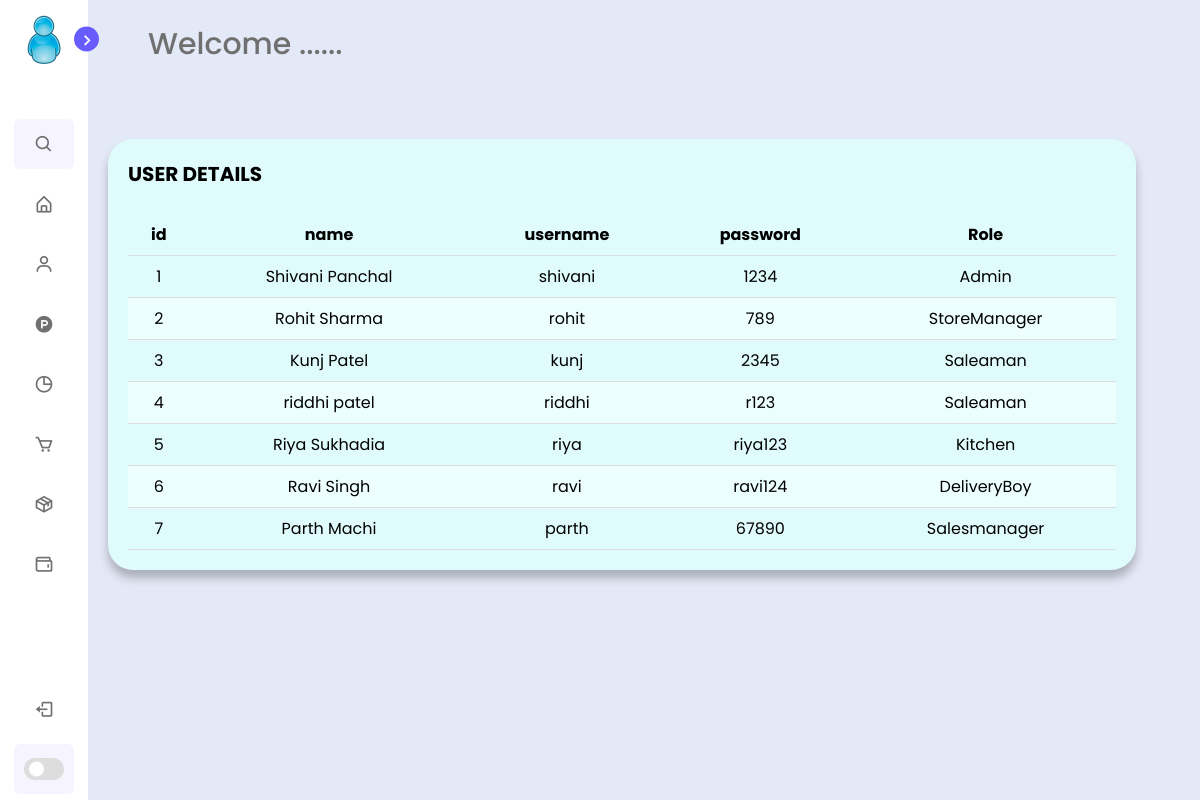
Page /userdetails.php on the earlier database version.
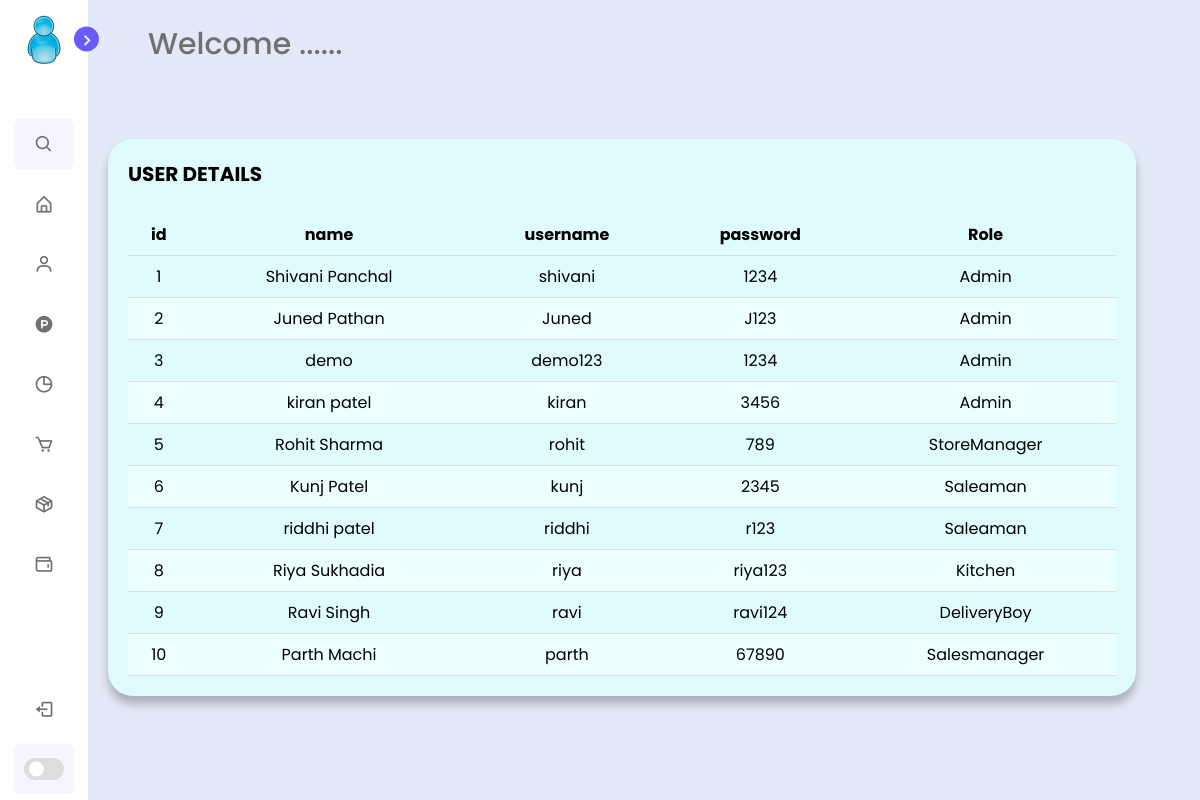
Same page on the later database version.
### tables this page shows
CREATE TABLE `userdetails` (
  `id` int(6) NOT NULL,
  `name` varchar(255) NOT NULL,
  `username` varchar(255) NOT NULL,
  `password` varchar(255) NOT NULL,
  `role` int(6) NOT NULL
);

### userdetails.php (the view, shortened to what this page needs)
<?php
include_once ('./Database/mydb.php');
$result = mysqli_query($connection,"SELECT * FROM userdetails ORDER BY role ASC");
?>
<!DOCTYPE html>
<html lang="en">
    <head>
        <link rel="stylesheet" href="./css/mystyle.css">
        <link href='https://unpkg.com/boxicons@2.1.1/css/boxicons.min.css' rel='stylesheet'>
        <link rel="stylesheet" href="https://cdnjs.cloudflare.com/ajax/libs/font-awesome/4.7.0/css/font-awesome.min.css">
    </head>
    <body>
        <?php
        include './admin/asidebar.php';
        ?>
        <section class="home">
            <div class="text"> Welcome ...... </div>
                <br /><br />
                <div class="col-div-8">
                    <div class="box-8">
                        <div class="content-box">
                            <p><b> USER DETAILS </b></p>
                            <br/>
                            <table >
                                <thead>
                                    <th>id</th>
                                    <th>name</th>
                                    <th>username</th>
                                    <th>password</th>
                                    <th>Role</th>
                                </thead>
                                <tbody>
                                    <?php $counter=1;
                                    while($res = mysqli_fetch_array($result)){
                                        ?>
                                    <tr>
                                        <td> <?php echo $counter ?></td>
                                        <td> <?php echo $res['name'] ?></td>
                                        <td> <?php echo $res['username'] ?></td>
                                        <td> <?php echo $res['password'] ?></td>
                                        <td><?php if($res['role']==1){
                                                     echo 'Admin';
                              }
                            if($res['role']==2){
                          echo 'StoreManager';
                         }
                           if($res['role']==3){
                          echo 'Saleaman';
                           }
                           if($res['role']==4){
                             echo 'Kitchen';
                        }
                           if($res['role']==5){
                          echo 'DeliveryBoy';
                            }
                         if($res['role']==6){
                           echo 'Salesmanager';
                           }?></td>
                            </tr> <?php $counter++; } ?>
                     </tbody>
                            </table>
                        </div>
                    </div>
                </div>
        </section>
    </body>
</html>

### admin/asidebar.php (shortened to what this page needs)
<nav class="sidebar close">
        <header>
            <div class="image-text">
                <span class="image">
                    <img src="./images/user.png" alt="user icon">
                </span>
            </div>
            <i class='bx bx-chevron-right toggle'></i>
        </header>
        <div class="menu-bar">
            <div class="menu">
                <li class="search-box">
                    <i class='bx bx-search icon'></i>
                </li>
                <ul class="menu-links">
                    <li class="nav-link">
                        <a href="admindash.php">
                            <i class='bx bx-home-alt icon' ></i>
                        </a>
                    </li>
                    <li class="nav-link">
                        <a href="user.php">
                            <i class='bx bx-user icon' ></i>
                        </a>
                    </li>
                    <li class="nav-link">
                        <a href="product.php">
                            <i class='bx bxl-product-hunt icon'></i>
                        </a>
                    </li>
                    <li class="nav-link">
                        <a href="vendor.php">
                            <i class='bx bx-pie-chart-alt icon' ></i>
                        </a>
                    </li>
                    <li class="nav-link">
                        <a href="torder.php">
                            <i class='bx bx-cart icon' ></i>
                        </a>
                    </li>
                    <li class="nav-link">
                        <a href="tdelivery.php">
                            <i class='bx bx-package icon' ></i>
                        </a>
                    </li>
                    <li class="nav-link">
                        <a href="visited.php">
                            <i class='bx bx-wallet icon' ></i>
                        </a>
                    </li>
                </ul>
            </div>
            <div class="bottom-content">
                <li class="">
                    <a href="login.php">
                        <i class='bx bx-log-out icon' ></i>
                    </a>
                </li>
                <li class="mode">
                    <div class="toggle-switch">
                        <span class="switch"></span>
                    </div>
                </li>
            </div>
        </div>
    </nav>

### css/mystyle.css (style rules this page uses)
* { margin: 0; padding: 0; box-sizing: border-box; font-family: 'Poppins', sans-serif; }
:root { --body-color: #E4E9F7; --sidebar-color: #FFF; --primary-color: #695CFE; --primary-color-light: #F6F5FF; --toggle-color: #DDD; --text-color: #707070; --tran-03: all 0.2s ease; --tran-03: all 0.3s ease; --tran-04: all 0.3s ease; --tran-05: all 0.3s ease; }
body { min-height: 100vh; background-color: var(--body-color); transition: var(--tran-05); }
.sidebar { position: fixed; top: 0; left: 0; height: 100%; width: 250px; padding: 10px 14px; background: var(--sidebar-color); transition: var(--tran-05); z-index: 100; }
.sidebar.close { width: 88px; }
.sidebar li { height: 50px; list-style: none; display: flex; align-items: center; margin-top: 10px; }
.sidebar header .image, .sidebar .icon { min-width: 60px; border-radius: 6px; }
.sidebar .icon { min-width: 60px; border-radius: 6px; height: 100%; display: flex; align-items: center; justify-content: center; font-size: 20px; }
.sidebar .text, .sidebar .icon { color: var(--text-color); transition: var(--tran-03); }
.sidebar header { position: relative; }
.sidebar header .image-text { display: flex; align-items: center; }
.sidebar header .image { display: flex; align-items: center; justify-content: center; }
.sidebar header .image img { width: 40px; border-radius: 6px; }
.sidebar header .toggle { position: absolute; top: 50%; right: -25px; transform: translateY(-50%) rotate(180deg); height: 25px; width: 25px; background-color: var(--primary-color); color: var(--sidebar-color); border-radius: 50%; display: flex; align-items: center; justify-content: center; font-size: 22px; cursor: pointer; transition: var(--tran-05); }
.sidebar.close .toggle { transform: translateY(-50%) rotate(0deg); }
.sidebar .menu { margin-top: 40px; }
.sidebar li.search-box { border-radius: 6px; background-color: var(--primary-color-light); cursor: pointer; transition: var(--tran-05); }
.sidebar li a { list-style: none; height: 100%; background-color: transparent; display: flex; align-items: center; height: 100%; width: 100%; border-radius: 6px; text-decoration: none; transition: var(--tran-03); }
.sidebar .menu-bar { height: calc(100% - 55px); display: flex; flex-direction: column; justify-content: space-between; overflow-y: scroll; }
.sidebar .menu-bar .mode { border-radius: 6px; background-color: var(--primary-color-light); position: relative; transition: var(--tran-05); }
.menu-bar .bottom-content .toggle-switch { position: absolute; right: 0; height: 100%; min-width: 60px; display: flex; align-items: center; justify-content: center; border-radius: 6px; cursor: pointer; }
.toggle-switch .switch { position: relative; height: 22px; width: 40px; border-radius: 25px; background-color: var(--toggle-color); transition: var(--tran-05); }
.switch::before { content: ''; position: absolute; height: 15px; width: 15px; border-radius: 50%; top: 50%; left: 5px; transform: translateY(-50%); background-color: var(--sidebar-color); transition: var(--tran-04); }
.home { position: absolute; top: 0; top: 0; left: 250px; height: 100vh; width: calc(100% - 250px); background-color: var(--body-color); transition: var(--tran-05); padding: 10px; }
.home .text { font-size: 30px; font-weight: 500; color: var(--text-color); padding: 12px 60px; }
.sidebar.close ~ .home { left: 78px; height: 100vh; width: calc(100% - 78px); }
.col-div-8 { width: 100%; float: left; padding: 10px; }
.box-8, .box-4 { width: 95%; height: 330px; background-color: #E0FBFC; box-shadow: 0px 8px 10px rgba(0, 0, 0, 0.25); border-radius: 25px; }
.box-8 { margin-left: 10px; height: auto; }
.content-box { padding: 20px; }
.content-box p { margin: 0px; font-size: 20px; color: solid black; }
table { font-family: arial, sans-serif; border-collapse: collapse; width: 100%; }
td,th { border-bottom: 1px solid #ddd; text-align: left; padding: 8px; text-align: center; }
tr:nth-child(even) { background-color: #EDFEFF; }
body { font-family: Arial, sans-serif; }
* { box-sizing: border-box; }

Differences in the rows shown:
added userdetails: name "Juned Pathan", username "Juned", password "J123", role "Admin"
added userdetails: name "demo", username "demo123", password "1234", role "Admin"
added userdetails: name "kiran patel", username "kiran", password "3456", role "Admin"
